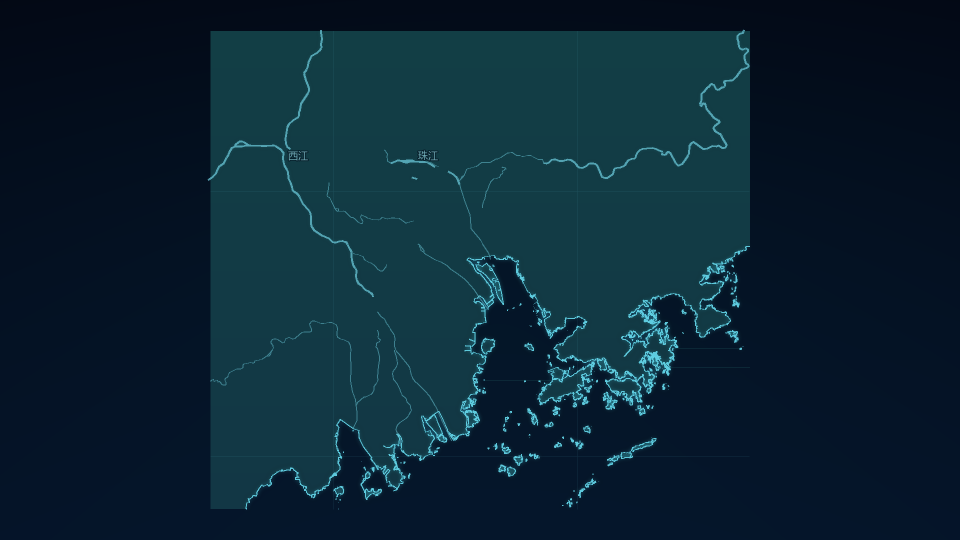
#> input picture escape2/artifacts/s4-12-geography/01-rivers-and-graticule.png, 1920 x 1080 px (shown at 1/2 size)
$ python -i build_s4_12_return_assets.py   (imports and definitions only)
#> lines starting #> are read from the running program, lines starting #| are printed output that depends on the picture; after the words box and inside, x2 and y2 are one past the last pixel; in counts of white or black regions, pixels touching at a corner belong together
#> further down, picture is the input picture: PIL image 1920x1080 RGB; mean R, G, B 10.8, 36.2, 50.8
#!/usr/bin/env python3
"""Build the three local image assets used by the S4-12 return sequence.

The first two scenes are derived from NASA's Blue Marble: Next Generation
August composite. The third scene is rendered from local, simplified extracts
of OpenStreetMap coastline, river, and administrative-boundary geometry for the
Pearl River Delta.
"""

from __future__ import annotations

import argparse
import json
import math
import subprocess
from pathlib import Path

import numpy as np
from PIL import Image, ImageChops, ImageDraw, ImageEnhance, ImageFilter, ImageFont


Image.MAX_IMAGE_PIXELS = None

WIDTH = 1920
HEIGHT = 1080
APPROACH_WIDTH = 1600
APPROACH_HEIGHT = 900
APPROACH_FPS = 30
APPROACH_DURATION = 4.2
PRD_BOUNDS = (112.5, 21.8, 114.7, 23.6)
PRD_SOURCE_URL = "https://www.openstreetmap.org/copyright"
PRD_OVERPASS_QUERY_URL = "https://overpass-turbo.eu/"
PRD_CITIES = (
    {"name": "广州", "longitude": 113.2644, "latitude": 23.1291, "offset": (-88, -42)},
    {"name": "东莞", "longitude": 113.7518, "latitude": 23.0207, "offset": (18, -34)},
    {"name": "深圳", "longitude": 114.0579, "latitude": 22.5431, "offset": (18, -34)},
    {"name": "香港", "longitude": 114.1694, "latitude": 22.3193, "offset": (18, 10)},
    {"name": "澳门", "longitude": 113.5439, "latitude": 22.1987, "offset": (-86, 12)},
    {"name": "中山", "longitude": 113.3926, "latitude": 22.5176, "offset": (-84, -38)},
    {"name": "江门", "longitude": 113.0815, "latitude": 22.5789, "offset": (-82, 12)},
)
PRD_TARGET = {"name": "珠海", "longitude": 113.58, "latitude": 22.27}
PRD_BOUNDARY_NAMES = {
    3287346: "广州",
    3463901: "江门",
    3464319: "东莞",
    3464353: "深圳",
    3464719: "佛山",
    3464829: "珠海",
    3464878: "中山",
    20044132: "香港",
}
PRD_PRIMARY_RIVERS = {
    "西江",
    "北江",
    "东江",
    "东江北干流",
    "西江干流水道",
    "西海水道",
    "磨刀门水道",
    "北江干流水道",
    "顺德水道",
    "沙湾水道",
}
PRD_OFFICIALLY_LISTED_RIVERS = {
    "东江北干流",
    "东江南支流",
    "东莞水道",
    "佛山水道",
    "顺德水道",
    "沙湾水道",
    "洪奇沥水道",
    "东海水道",
    "容桂水道",
    "鸡鸦水道",
    "小榄水道",
    "横门水道",
    "磨刀门水道",
    "鸡啼门水道",
    "虎跳门水道",
    "珠江西航道",
    "前航道",
    "后航道",
}
PRD_RIVER_LABELS = (
    {
        "name": "西江",
        "osmWayId": 237902657,
        "anchor": (112.706088, 23.170921),
        "offset": (10, -26),
    },
    {
        "name": "北江",
        "osmWayId": 48993221,
        "anchor": (112.894269, 23.463100),
        "offset": (12, -24),
    },
    {
        "name": "东江北干流",
        "osmWayId": 51812591,
        "anchor": (113.735090, 23.142246),
        "offset": (12, -25),
    },
)


def _save_jpeg(image: Image.Image, path: Path) -> None:
    image.convert("RGB").save(path, "JPEG", quality=91, optimize=True, progressive=True)


def build_asia_pacific_globe(source: Image.Image, output: Path) -> None:
#> called with output = 'out.png'
    source = source.convert("RGB")
    source.thumbnail((7200, 3600), Image.Resampling.LANCZOS)
    texture = np.asarray(source)
    texture_height, texture_width = texture.shape[:2]
#> texture_height = 1080; texture_width = 1920

    canvas = Image.new("RGB", (WIDTH, HEIGHT), "#010810")
    rng = np.random.default_rng(1204)
    stars = ImageDraw.Draw(canvas, "RGBA")
    for _ in range(430):
        x = int(rng.integers(0, WIDTH))
        y = int(rng.integers(0, HEIGHT))
        radius = int(rng.choice([1, 1, 1, 2]))
        alpha = int(rng.integers(35, 112))
        stars.ellipse((x - radius, y - radius, x + radius, y + radius), fill=(154, 212, 225, alpha))

    radius = 445
    center_x, center_y = WIDTH // 2, HEIGHT // 2
    yy, xx = np.mgrid[-radius:radius, -radius:radius]
    nx = (xx + 0.5) / radius
    ny = -(yy + 0.5) / radius
    rho_sq = nx * nx + ny * ny
    mask = rho_sq <= 1
    rho = np.sqrt(np.clip(rho_sq, 0, 1))
    c = np.arcsin(rho)
    sin_c = np.sin(c)
    cos_c = np.cos(c)
    latitude0 = math.radians(15)
    longitude0 = math.radians(120)
    safe_rho = np.where(rho == 0, 1, rho)
    latitude = np.arcsin(
        cos_c * math.sin(latitude0)
        + ny * sin_c * math.cos(latitude0) / safe_rho
    )
    longitude = longitude0 + np.arctan2(
        nx * sin_c,
        safe_rho * math.cos(latitude0) * cos_c
        - ny * math.sin(latitude0) * sin_c,
    )
    longitude = (longitude + math.pi) % (2 * math.pi) - math.pi
    source_x = np.clip(((longitude + math.pi) / (2 * math.pi) * texture_width).astype(np.int32), 0, texture_width - 1)
    source_y = np.clip(((math.pi / 2 - latitude) / math.pi * texture_height).astype(np.int32), 0, texture_height - 1)

    globe = np.zeros((radius * 2, radius * 2, 4), dtype=np.uint8)
    sampled = texture[source_y, source_x].astype(np.float32)
    nz = np.sqrt(np.clip(1 - rho_sq, 0, 1))
    light = np.clip(0.44 + 0.67 * (0.22 * nx + 0.13 * ny + 0.96 * nz), 0.33, 1.1)
    sampled *= light[..., None]
    sampled[..., 2] *= 1.04
    globe[..., :3] = np.clip(sampled, 0, 255).astype(np.uint8)
    globe[..., 3] = np.where(mask, 255, 0).astype(np.uint8)
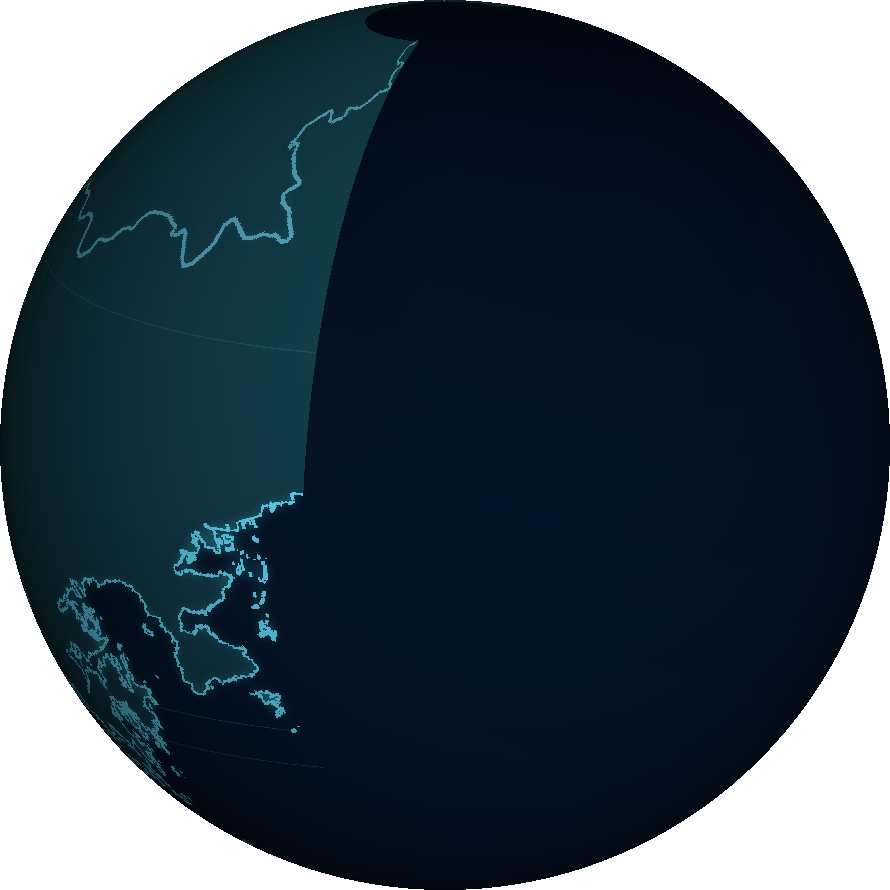
#> globe: shape (890, 890, 4); mean R, G, B, A 5.9, 22.1, 35.2, 200.3; transparent parts drawn white
    globe_image = Image.fromarray(globe, "RGBA")

    atmosphere = Image.new("L", (radius * 2, radius * 2), 0)
#> atmosphere: PIL image 890x890 L; every value is 0
    ImageDraw.Draw(atmosphere).ellipse((7, 7, radius * 2 - 7, radius * 2 - 7), fill=225)
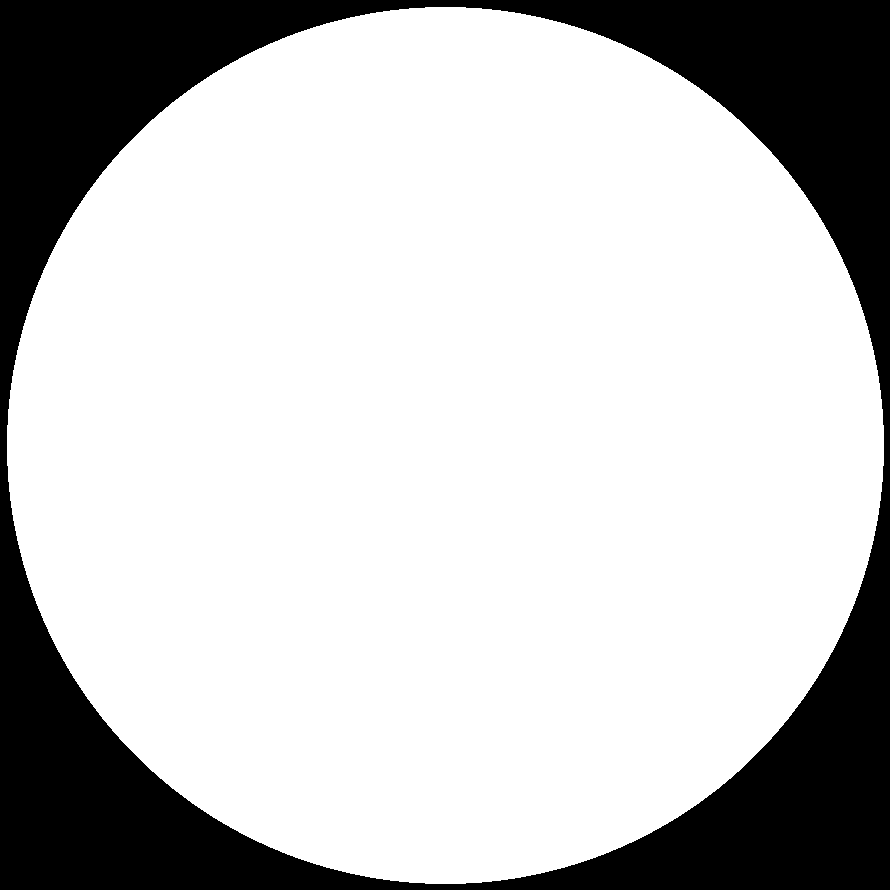
#> atmosphere: PIL image 890x890 L; values 0 (black) and 225 (white), 76.2% white; 1 black region, box (x1, y1, x2, y2) and area: (0, 0, 890, 890) 188175
    atmosphere = atmosphere.filter(ImageFilter.GaussianBlur(17))
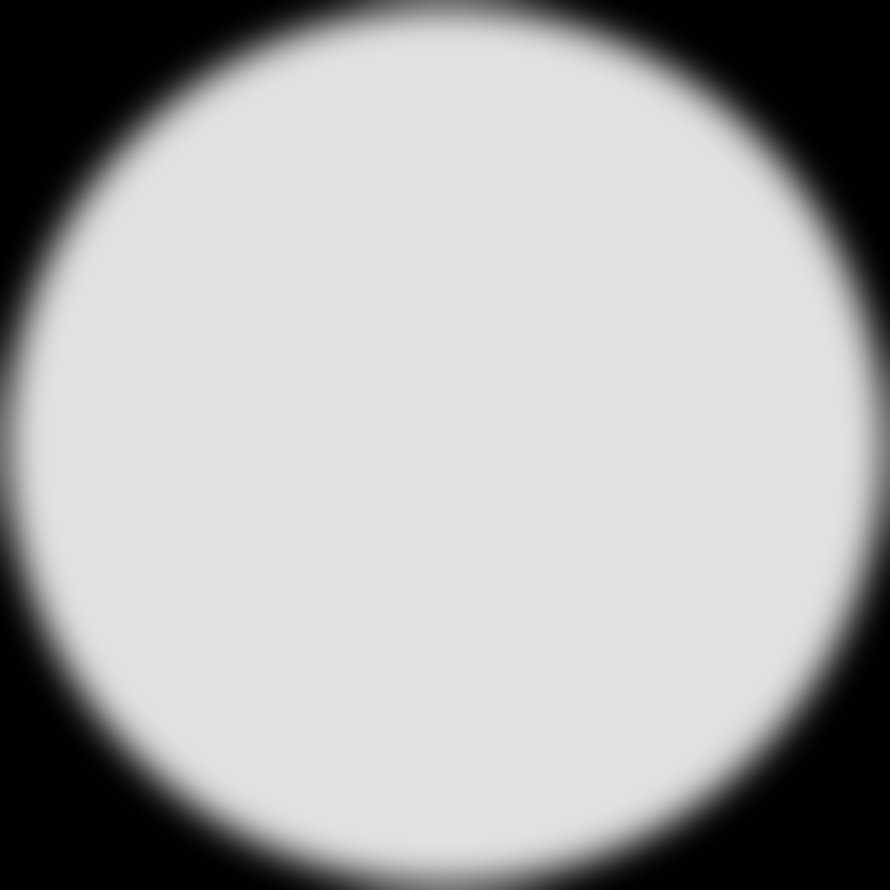
#> atmosphere: PIL image 890x890 L; min 0, max 225, mean 171.1
    atmosphere_layer = Image.new("RGBA", atmosphere.size, (66, 163, 205, 0))
    atmosphere_layer.putalpha(atmosphere.point(lambda value: int(value * 0.34)))
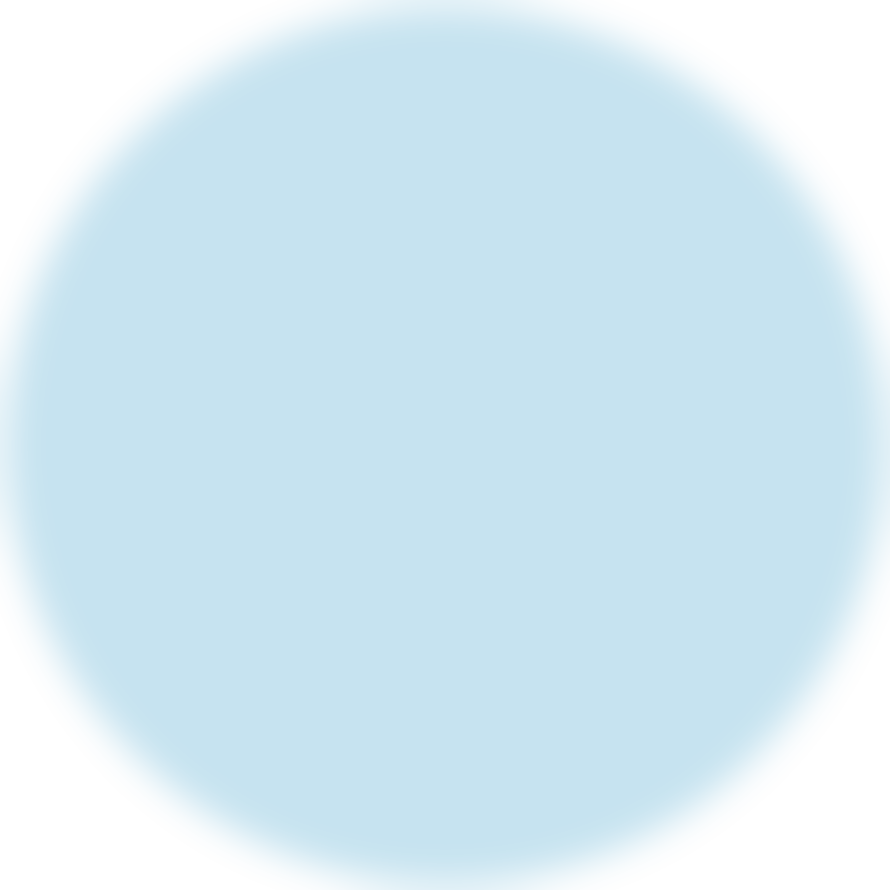
#> atmosphere_layer: PIL image 890x890 RGBA; mean R, G, B, A 66, 163, 205, 57.7; transparent parts drawn white
    position = (center_x - radius, center_y - radius)
    canvas = canvas.convert("RGBA")
#> canvas: PIL image 1920x1080 RGBA
    canvas.alpha_composite(atmosphere_layer, position)
    canvas.alpha_composite(globe_image, position)
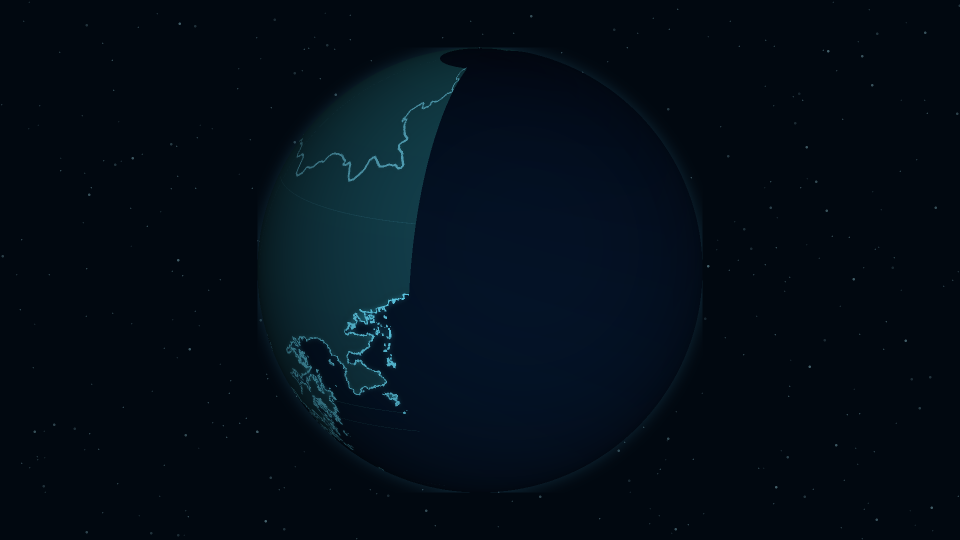
#> canvas: PIL image 1920x1080 RGBA (shown at 1/2 size); mean R, G, B, A 2.8, 13.2, 23.2, 255

    vignette = Image.new("L", (WIDTH, HEIGHT), 0)
#> vignette: PIL image 1920x1080 L; every value is 0
    draw = ImageDraw.Draw(vignette)
    draw.ellipse((-180, -260, WIDTH + 180, HEIGHT + 260), fill=215)
    vignette = vignette.filter(ImageFilter.GaussianBlur(150))
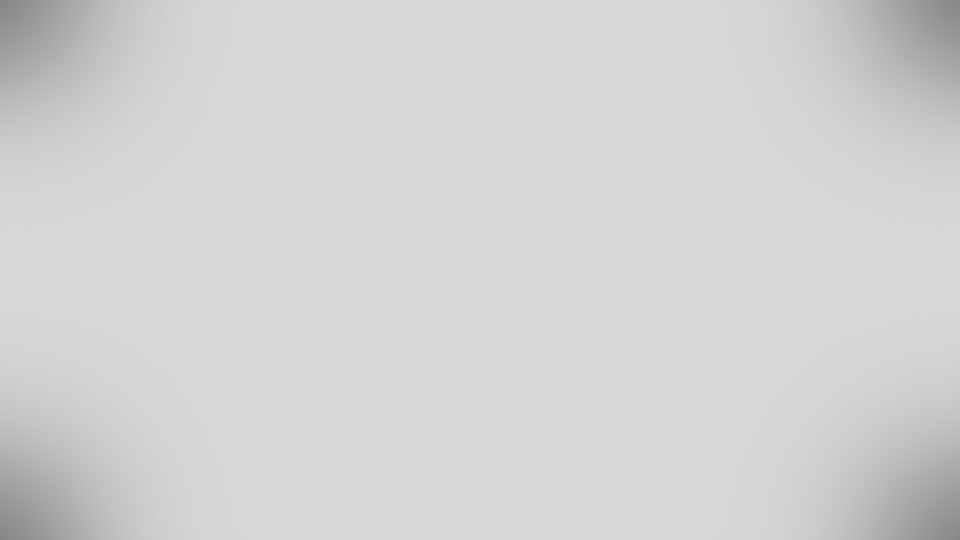
#> vignette: PIL image 1920x1080 L (shown at 1/2 size); min 134, max 215, mean 210.1
    shade = Image.new("RGBA", (WIDTH, HEIGHT), (0, 4, 9, 255))
    shade.putalpha(Image.eval(vignette, lambda value: 118 - int(value * 0.5)))
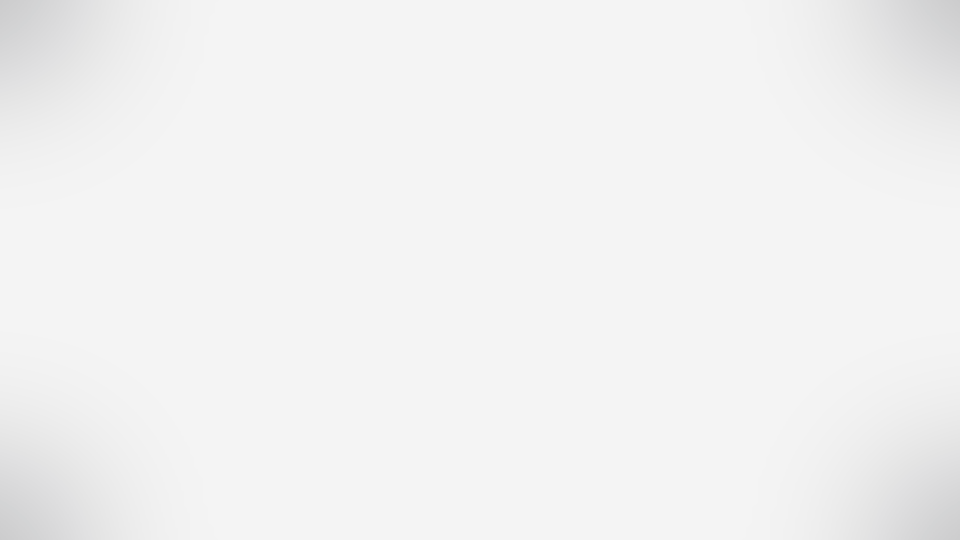
#> shade: PIL image 1920x1080 RGBA (shown at 1/2 size); mean R, G, B, A 0, 4, 9, 13.4; transparent parts drawn white
    canvas.alpha_composite(shade)
    _save_jpeg(canvas, output)


# [18 lines left out: functions _crop_equirectangular, build_china_south_sea, not called in this run]


def _smoothstep(value: float) -> float:
    value = max(0.0, min(1.0, value))
    return value * value * (3 - 2 * value)


# [148 lines left out: functions _sample_equirectangular, build_earth_to_china_approach, not called in this run]


def _mercator_y(latitude: float) -> float:
    latitude = max(min(latitude, 85.05112878), -85.05112878)
    return math.degrees(math.log(math.tan(math.pi / 4 + math.radians(latitude) / 2)))


# [501 lines left out: functions _point_line_distance, _simplify_path, extract_prd_coastline, _split_geometry, extract_prd_geography, _create_prd_projection and 5 more, not called in this run]


# [2 lines not run here, left out]

>>> from PIL import Image
>>> picture = Image.open('../artifacts/s4-12-geography/01-rivers-and-graticule.png')
>>> result = build_asia_pacific_globe(picture, 'out.png')
